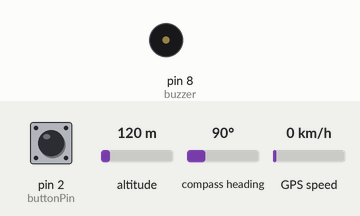
Bench run of a sketch on a simulated Arduino Uno, built with avr-gcc and run on an emulated ATmega328P. Shown: buzzer (waves = sounding, pin HIGH). The inputs (shaded band) are chosen by the test bench; at power-on: pin 2 (buttonPin) HIGH, altitude 120 m, compass heading 90°, GPS speed 0 km/h. The GPS gets a fix after 3 s at 37.7749, -122.4194 with 8 satellites; the modem accepts every AT command (registered, SIM ready, sends succeed) and sends nothing else.

Above: at 4.2 s.
4.3 s: pin 2 (buttonPin) pulled LOW for 0.15 s
At 5.4 s:
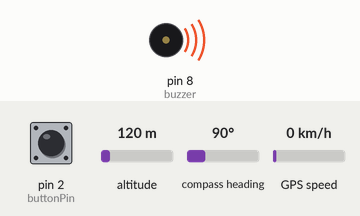
Timing chart, 0 to 16.9 s (numbered marks = the images above; inputs shaded):
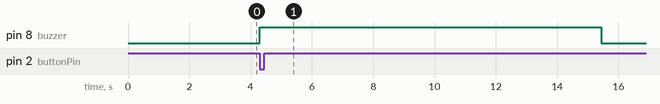

Measured:
- after the input at 4.3 s, pin 8 (buzzer): LOW → HIGH at once, → LOW 11.1 s later

The sketch:

women_safety_project.ino
```cpp
#include <SoftwareSerial.h>
#include <TinyGPS++.h>

// GSM
SoftwareSerial gsm(9, 10);

// GPS
SoftwareSerial gpsSerial(4, 3);
TinyGPSPlus gps;

// Pins
int buttonPin = 2;
int buzzer = 8;

void setup() {
  pinMode(buttonPin, INPUT_PULLUP);
  pinMode(buzzer, OUTPUT);

  digitalWrite(buzzer, LOW);

  Serial.begin(9600);
  gsm.begin(9600);
  gpsSerial.begin(9600);

  delay(3000);
}

void loop() {

  // Read GPS data
  while (gpsSerial.available()) {
    gps.encode(gpsSerial.read());
  }

  // Button pressed
  if (digitalRead(buttonPin) == LOW) {

    digitalWrite(buzzer, HIGH);

    float lat = 0.0;
    float lng = 0.0;

    // Check GPS
    if (gps.location.isValid()) {
      lat = gps.location.lat();
      lng = gps.location.lng();
    }

    sendSMS(lat, lng);

    delay(5000);

    digitalWrite(buzzer, LOW);
  }
}

void sendSMS(float lat, float lng) {

  gsm.println("AT+CMGF=1");
  delay(1000);

  gsm.println("AT+CMGS=\"+91XXXXXXXXXX\"");
  delay(1000);

  gsm.println("EMERGENCY ALERT!");
  gsm.println("I need help.");

  gsm.print("Location: ");
  gsm.print("https://maps.google.com/?q=");
  gsm.print(lat, 6);
  gsm.print(",");
  gsm.println(lng, 6);

  delay(1000);

  gsm.write(26);

  delay(3000);
}
```
